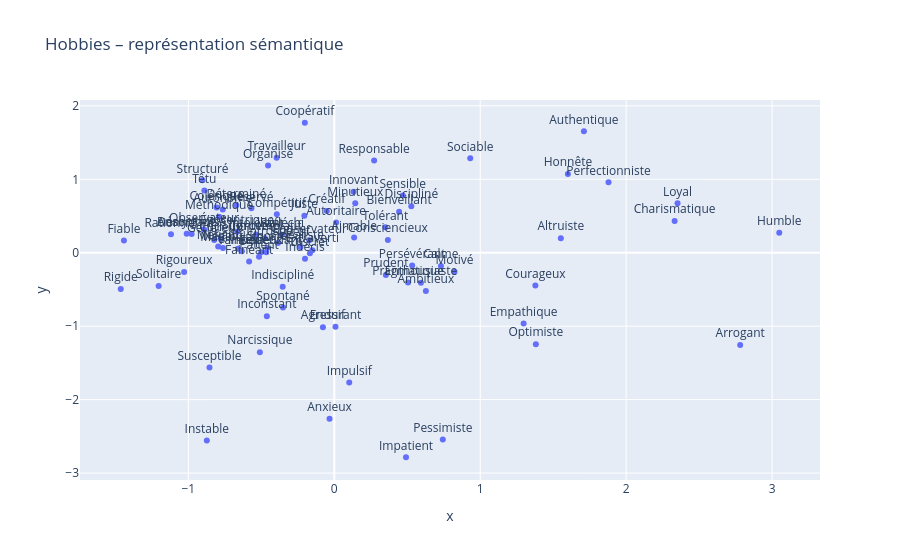

Notebook source saved alongside this figure:
### Code cell
import plotly.express as px

fig = px.scatter(
    x=vectors_2d[:, 0],
    y=vectors_2d[:, 1],
    text=hobbies,
    title="Hobbies – représentation sémantique"
)

fig.update_traces(textposition='top center')
fig.show()

### Figure 1 — Plotly figure (JSON) as saved in the notebook; plotly's stock layout.template omitted (floating-point values rounded to 4 significant figures)
{"data": [{"hovertemplate": "x=%{x}<br>y=%{y}<br>text=%{text}<extra></extra>", "legendgroup": "", "marker": {"color": "#636efa", "symbol": "circle"}, "mode": "markers+text", "name": "", "orientation": "v", "showlegend": false, "text": ["Altruiste", "Ambitieux", "Aimable", "Authentique", "Bienveillant", "Calme", "Charismatique", "Consciencieux", "Coopératif", "Courageux", "Créatif", "Curieux", "Déterminé", "Discipliné", "Empathique", "Endurant", "Enthousiaste", "Fiable", "Généreux", "Honnête", "Humble", "Indépendant", "Innovant", "Juste", "Loyal", "Méthodique", "Motivé", "Optimiste", "Organisé", "Patient", "Persévérant", "Prudent", "Responsable", "Rigoureux", "Sincère", "Sociable", "Tolérant", "Travailleur", "Analytique", "Autonome", "Compétitif", "Conservateur", "Contemplatif", "Discret", "Introverti", "Extraverti", "Idéaliste", "Indécis", "Introspectif", "Méfiant", "Minutieux", "Observateur", "Perfectionniste", "Pragmatique", "Rationnel", "Réfléchi", "Réservé", "Sensible", "Solitaire", "Spontané", "Structuré", "Agressif", "Anxieux", "Arrogant", "Autoritaire", "Colérique", "Désorganisé", "Égocentrique", "Envieux", "Fainéant", "Impatient", "Impulsif", "Inconstant", "Indiscipliné", "Instable", "Intolérant", "Manipulateur", "Narcissique", "Négatif", "Pessimiste", "Rigide", "Susceptible", "Têtu", "Vaniteux"], "textposition": "top center", "type": "scatter", "x": [1.552, 0.6276, 0.1359, 1.711, 0.4442, 0.7307, 2.332, 0.367, -0.2019, 1.378, -0.05145, -0.7778, -0.6714, 0.5277, 1.297, 0.008207, 0.5936, -1.442, -0.823, 1.601, 3.049, -0.4662, 0.1322, -0.2052, 2.352, -0.7897, 0.8236, 1.381, -0.4537, -0.5156, 0.5335, 0.3533, 0.273, -1.029, -0.4585, 0.9315, 0.3497, -0.3953, -1.011, -0.7643, -0.3939, -0.1716, -0.4755, -0.1671, -0.5445, -0.1501, -0.232, -0.2007, -0.3856, -0.7956, 0.1437, -0.8922, 1.879, 0.5055, -1.119, -0.3588, -0.5679, 0.4694, -1.204, -0.3516, -0.9031, -0.07798, -0.0325, 2.781, 0.01266, -0.8064, -0.9775, -0.6657, -0.5012, -0.5836, 0.4911, 0.1025, -0.4622, -0.3536, -0.8735, -0.5357, -0.6603, -0.51, -0.7628, 0.7437, -1.463, -0.8553, -0.8902, -0.6331], "xaxis": "x", "y": [0.198, -0.5224, 0.2079, 1.653, 0.5566, -0.1801, 0.4335, 0.1744, 1.77, -0.4475, 0.5679, 0.1924, 0.6459, 0.6346, -0.9637, -1.008, -0.4082, 0.1662, 0.1733, 1.073, 0.2732, 0.007441, 0.8298, 0.5025, 0.6735, 0.4912, -0.259, -1.246, 1.189, -0.05316, -0.1747, -0.3031, 1.258, -0.2621, 0.06397, 1.285, 0.3465, 1.292, 0.2583, 0.5886, 0.5225, 0.1698, 0.1987, -0.008637, 0.2103, 0.03448, 0.0784, -0.08297, 0.1329, 0.08432, 0.6728, 0.3157, 0.9585, -0.4056, 0.2516, 0.2453, 0.6044, 0.7778, -0.4527, -0.744, 0.9857, -1.013, -2.262, -1.257, 0.4122, 0.6156, 0.2563, 0.2853, 0.008176, -0.1206, -2.785, -1.768, -0.8637, -0.4619, -2.558, 0.2487, 0.05561, -1.354, 0.06578, -2.543, -0.4949, -1.561, 0.8464, 0.02001], "yaxis": "y"}], "layout": {"legend": {"tracegroupgap": 0}, "title": {"text": "Hobbies – représentation sémantique"}, "xaxis": {"anchor": "y", "domain": [0, 1], "title": {"text": "x"}}, "yaxis": {"anchor": "x", "domain": [0, 1], "title": {"text": "y"}}}}
